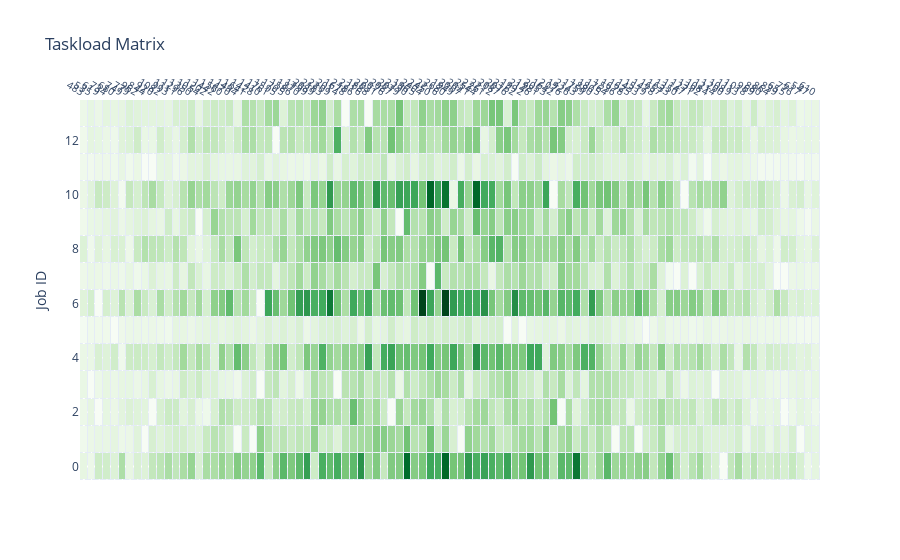

This figure's notebook cell:
### Code cell
taskload_array = generate_taskload_array(taskload_parameters, random_state=0)
create_taskload_heatmap(taskload_parameters, taskload_array, in_notebook=True, 
                        colorscale='Greens',annotate_heatmap=False)
